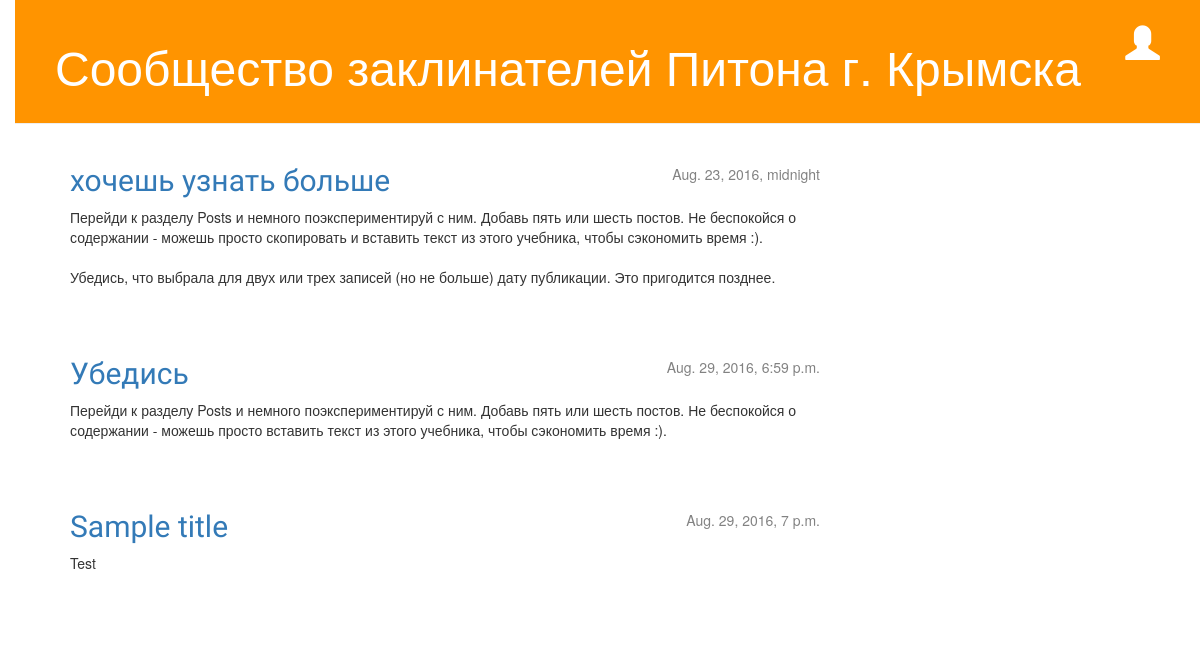
The page / on the database its author committed.
### blog/models.py (models this page shows, shortened)
class Post(models.Model):
    author = models.ForeignKey('auth.User')
    title = models.CharField(max_length=200)
    text = models.TextField()
    created_date = models.DateTimeField(
            default=timezone.now)
    published_date = models.DateTimeField(
            blank=True, null=True)

### blog/views.py (the view)
# urls.py: url(r'^$', views.post_list, name='post_list'),
def post_list(request):
    posts = Post.objects.filter(published_date__lte=timezone.now()).order_by('published_date')
    return render(request, 'blog/post_list.html', {'posts': posts})

### blog/templates/blog/post_list.html
{% extends 'blog/base.html' %}
{% block content %}
    {% for post in posts %}
        <div class="post">
            <div class="date">
                {{ post.published_date }}
            </div>
            <h2><a href="{% url 'post_detail' pk=post.pk %}">{{ post.title }}</a></h2>
            <p>{{ post.text|linebreaksbr }}</p>
        </div>
    {% endfor %}
{% endblock content %}

### blog/static/css/blog.css (style rules this page uses)
body { padding-left: 15px; }
h2, h3, h4 { font-family: 'Lobster', cursive; }
.date { float: right; color: #828282; }
.post { margin-bottom: 70px; }

### rows shown on the page
Post: published_date "Aug. 23, 2016, midnight", title "хочешь узнать больше", text "Перейди к разделу Posts и немного поэкспериментируй с ним. Добавь пять или шесть постов. Не беспокойся о содержании - можешь просто скопировать и вставить текст из этого учебника, чтобы сэкономить время :). Убедись, что выбрала для двух или трех записей (но не больше) дату публикации. Это пригодится позднее."
Post: published_date "Aug. 29, 2016, 6:59 p.m.", title "Убедись", text "Перейди к разделу Posts и немного поэкспериментируй с ним. Добавь пять или шесть постов. Не беспокойся о содержании - можешь просто вставить текст из этого учебника, чтобы сэкономить время :)."
Post: published_date "Aug. 29, 2016, 7 p.m.", title "Sample title", text "Test"
